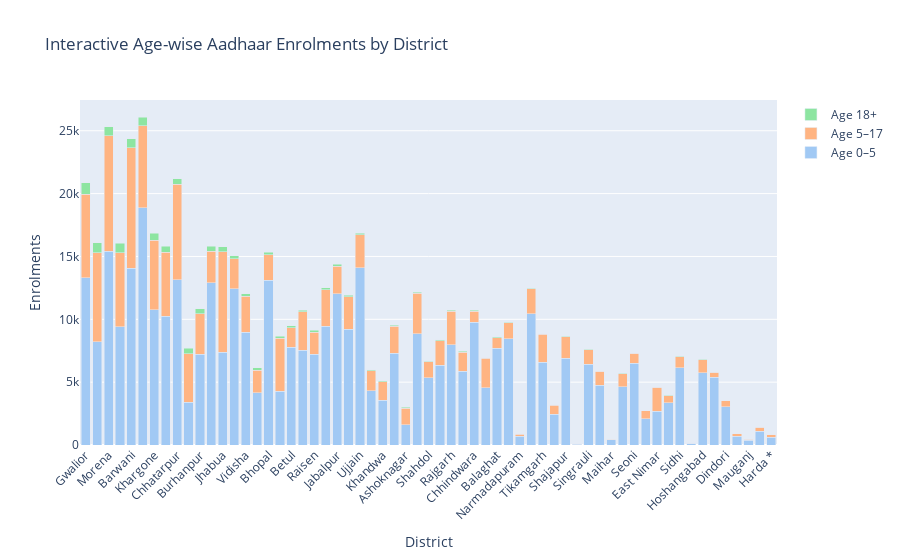

The code cell stored with this chart in its notebook:
### Markdown cell above
#### Interactive District-wise Enrolments

### Code cell
fig = go.Figure()

fig.add_bar(
    x=district_age['district'],
    y=district_age['age_group_0_to_5'],
    name='Age 0–5',
    marker_color='#A1C9F4'
)

fig.add_bar(
    x=district_age['district'],
    y=district_age['age_group_5_to_17'],
    name='Age 5–17',
    marker_color='#FFB482'
)

fig.add_bar(
    x=district_age['district'],
    y=district_age['age_group_18_plus'],
    name='Age 18+',
    marker_color='#8DE5A1'
)

fig.update_layout(
    barmode='stack',
    title="Interactive Age-wise Aadhaar Enrolments by District",
    xaxis_title="District",
    yaxis_title="Enrolments",
    xaxis_tickangle=-45,
    height=600
)

fig.show()

### Figure 1 — Plotly figure (JSON) as saved in the notebook; plotly's stock layout.template omitted (floating-point values rounded to 4 significant figures)
{"data": [{"marker": {"color": "#A1C9F4"}, "name": "Age 0–5", "type": "bar", "x": ["Gwalior", "Shivpuri", "Morena", "Bhind", "Barwani", "Indore", "Khargone", "Dhar", "Chhatarpur", "Alirajpur", "Burhanpur", "Sagar", "Jhabua", "Satna", "Vidisha", "Ashok Nagar", "Bhopal", "Sheopur", "Betul", "Panna", "Raisen", "Katni", "Jabalpur", "Dewas", "Ujjain", "Narsinghpur", "Khandwa", "Ratlam", "Ashoknagar", "Guna", "Shahdol", "Sehore", "Rajgarh", "Damoh", "Chhindwara", "Datia", "Balaghat", "Mandsaur", "Narmadapuram", "Rewa", "Tikamgarh", "Agar Malwa", "Shajapur", "Pandhurna", "Singrauli", "Umaria", "Maihar", "Neemuch", "Seoni", "Harda", "East Nimar", "Anuppur", "Sidhi", "Niwari", "Hoshangabad", "Mandla", "Dindori", "West Nimar", "Mauganj", "Narsimhapur", "Harda *"], "y": [13294, 8197, 15411, 9426, 14059, 18891, 10752, 10255, 13133, 3402, 7219, 12928, 7367, 12412, 8978, 4153, 13092, 4275, 7772, 7544, 7204, 9445, 12034, 9227, 14091, 4310, 3541, 7312, 1594, 8870, 5340, 6358, 7967, 5875, 9747, 4543, 7712, 8473, 699, 10459, 6571, 2456, 6913, 76, 6410, 4745, 410, 4625, 6492, 2105, 2682, 3372, 6158, 132, 5729, 5405, 3061, 689, 392, 1107, 602]}, {"marker": {"color": "#FFB482"}, "name": "Age 5–17", "type": "bar", "x": ["Gwalior", "Shivpuri", "Morena", "Bhind", "Barwani", "Indore", "Khargone", "Dhar", "Chhatarpur", "Alirajpur", "Burhanpur", "Sagar", "Jhabua", "Satna", "Vidisha", "Ashok Nagar", "Bhopal", "Sheopur", "Betul", "Panna", "Raisen", "Katni", "Jabalpur", "Dewas", "Ujjain", "Narsinghpur", "Khandwa", "Ratlam", "Ashoknagar", "Guna", "Shahdol", "Sehore", "Rajgarh", "Damoh", "Chhindwara", "Datia", "Balaghat", "Mandsaur", "Narmadapuram", "Rewa", "Tikamgarh", "Agar Malwa", "Shajapur", "Pandhurna", "Singrauli", "Umaria", "Maihar", "Neemuch", "Seoni", "Harda", "East Nimar", "Anuppur", "Sidhi", "Niwari", "Hoshangabad", "Mandla", "Dindori", "West Nimar", "Mauganj", "Narsimhapur", "Harda *"], "y": [6642, 7081, 9176, 5879, 9598, 6505, 5546, 5094, 7595, 3863, 3227, 2470, 8024, 2424, 2862, 1795, 2061, 4206, 1572, 3038, 1780, 2923, 2203, 2559, 2650, 1596, 1493, 2135, 1323, 3204, 1266, 1938, 2689, 1511, 910, 2354, 837, 1262, 141, 1970, 2247, 705, 1698, 4, 1175, 1114, 35, 1040, 791, 605, 1894, 558, 874, 24, 1066, 384, 454, 192, 61, 307, 197]}, {"marker": {"color": "#8DE5A1"}, "name": "Age 18+", "type": "bar", "x": ["Gwalior", "Shivpuri", "Morena", "Bhind", "Barwani", "Indore", "Khargone", "Dhar", "Chhatarpur", "Alirajpur", "Burhanpur", "Sagar", "Jhabua", "Satna", "Vidisha", "Ashok Nagar", "Bhopal", "Sheopur", "Betul", "Panna", "Raisen", "Katni", "Jabalpur", "Dewas", "Ujjain", "Narsinghpur", "Khandwa", "Ratlam", "Ashoknagar", "Guna", "Shahdol", "Sehore", "Rajgarh", "Damoh", "Chhindwara", "Datia", "Balaghat", "Mandsaur", "Narmadapuram", "Rewa", "Tikamgarh", "Agar Malwa", "Shajapur", "Pandhurna", "Singrauli", "Umaria", "Maihar", "Neemuch", "Seoni", "Harda", "East Nimar", "Anuppur", "Sidhi", "Niwari", "Hoshangabad", "Mandla", "Dindori", "West Nimar", "Mauganj", "Narsimhapur", "Harda *"], "y": [930, 797, 743, 737, 721, 680, 559, 472, 443, 440, 412, 396, 363, 210, 206, 196, 184, 158, 158, 151, 139, 132, 128, 121, 105, 100, 97, 94, 94, 81, 74, 66, 61, 61, 54, 49, 49, 45, 40, 37, 37, 34, 30, 28, 27, 27, 26, 26, 25, 24, 21, 21, 14, 13, 12, 11, 6, 6, 2, 0, 0]}], "layout": {"autosize": true, "barmode": "stack", "title": {"text": "Interactive Age-wise Aadhaar Enrolments by District"}, "xaxis": {"autorange": true, "range": [-0.5, 60.5], "tickangle": -45, "title": {"text": "District"}, "type": "category"}, "yaxis": {"autorange": true, "range": [0, 27450.0], "title": {"text": "Enrolments"}, "type": "linear"}}}
